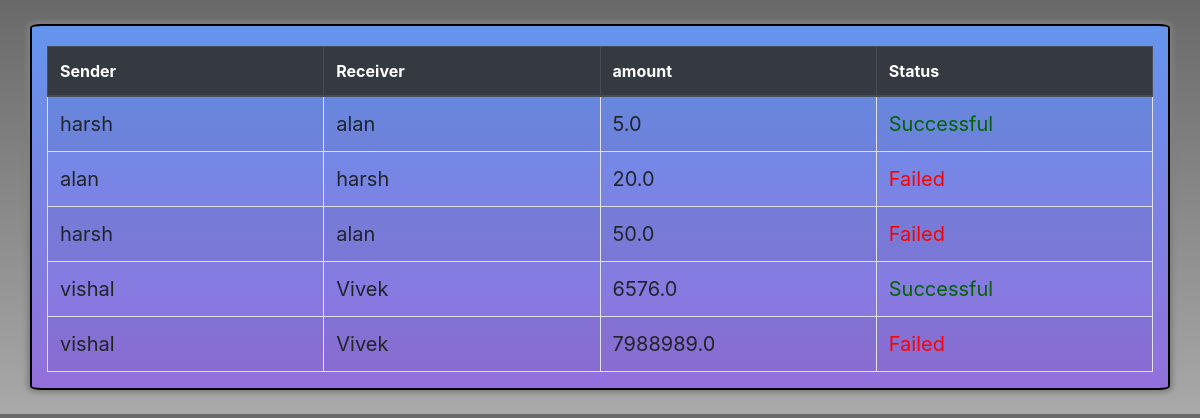
The app's page /Transactionhistory with its own data.
### banksys/models.py (models this page shows)
class transactionhistory(models.Model):
    sender=models.ForeignKey('customers', on_delete=models.CASCADE, related_name='sender')
    receiver=models.ForeignKey('customers', on_delete=models.CASCADE, related_name='receiver')
    amount=models.FloatField()
    result=models.CharField(max_length=50, default='successful')

class customers(models.Model):
    account_number=models.UUIDField(default=uuid.uuid4, editable=False, unique=True)
    name=models.CharField(max_length=50, default=None)
    email=models.EmailField(default=None)
    bal=models.FloatField(default=0)
    def __str__(self):
        return str(self.name)

### banksys/views.py (the view)
# urls.py: path('Transactionhistory', views.Transactionhistory, name='Transactionhistory'),
def Transactionhistory(request):
    obj=transactionhistory.objects.all()
    return render(request,'banksys/transactionhistory.html',{'obj':obj})

### banksys/templates/banksys/transactionhistory.html (shortened to what this page needs)
{% load static %}
<!DOCTYPE html>
<html lang="en">
<head>
    <link href="{% static 'main.css' %}" rel="stylesheet">
    <link rel="stylesheet" href="https://cdn.jsdelivr.net/npm/bootstrap@4.5.3/dist/css/bootstrap.min.css">
</head>
<body>
 <div class="container my-4 shdtest" style="padding-top: 20px;">
    <table class="table table-bordered table-hover table-condensed table-striped"  >
       <thead class="thead-dark">
       <tr>
    <th>Sender</th>
    <th>Receiver</th>
    <th>amount</th>
    <th>Status</th>
          </tr>
     </thead>
{% for object in obj %}
    <tr>
    <td style="width: 25%;">{{ object.sender }}</td>
    <td style="width: 25%;">{{ object.receiver }}</td>
    <td style="width: 25%;">{{ object.amount }}</td>
        {% if object.result == 'Successful' %}
    <td style="width: 25%; color: darkgreen">{{ object.result }}</td>
    {% else %}
       <td style="width: 25%;color:red">{{ object.result }}</td>
   {% endif %}
    </tr>
    {% endfor %}
    </table>
 </div>
</body>
</html>

### banksys/static/main.css (style rules this page uses)
.shdtest { width: 50px; border: 2px solid black; border-radius: 1%; margin-top: 50px; background-image: linear-gradient(cornflowerblue, mediumpurple); box-shadow: 0px 0px 5px 3px grey; position: relative; }
body { background-image: linear-gradient(to top,darkgray,dimgrey); }
td { font-size: 1.25em; }

### records on screen
transactionhistory: sender "harsh", receiver "alan", amount "5.0", result "Successful"
transactionhistory: sender "alan", receiver "harsh", amount "20.0", result "Failed"
transactionhistory: sender "harsh", receiver "alan", amount "50.0", result "Failed"
transactionhistory: sender "vishal", receiver "Vivek", amount "6576.0", result "Successful"
transactionhistory: sender "vishal", receiver "Vivek", amount "7988989.0", result "Failed"
